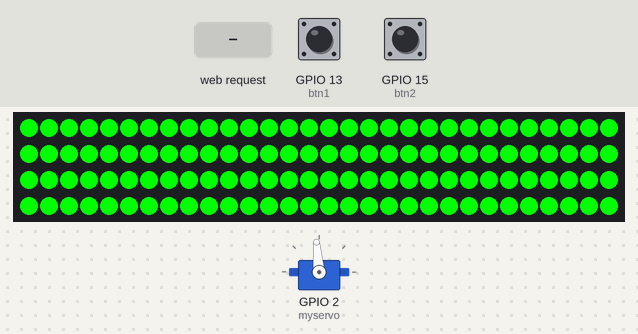
The sketch below on a simulated ESP8266 (NodeMCU). Shown: servo, 120 RGB LEDs in strip order, left to right, continuing on the next row. The test bench sets the inputs (shaded band); at power-on: GPIO 13 (btn1) LOW, GPIO 15 (btn2) LOW. WiFi joins after 1.5 s; servers stay silent unless stated; what the sketch prints to the serial monitor is not drawn.

Above: at 1.6 s.
At 4.7 s:
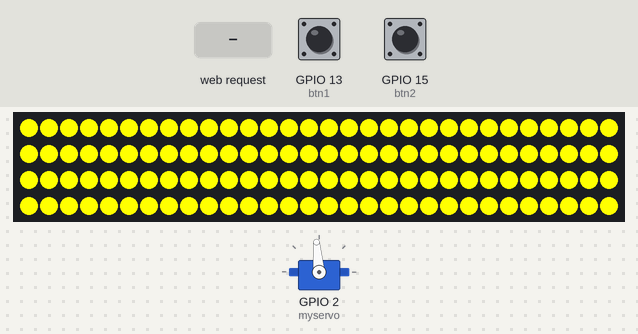
4.8 s: HTTP request GET /Ping received
At 6.1 s:
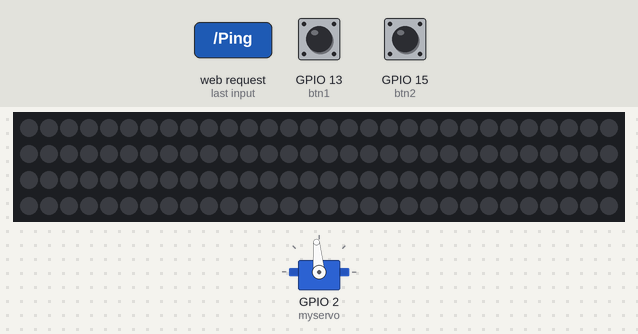
7.8 s: HTTP request GET /Servo received
10.1 s: HTTP request GET /TimeTravel received
Timing chart, 0 to 13.1 s (numbered marks = the images above; inputs shaded):
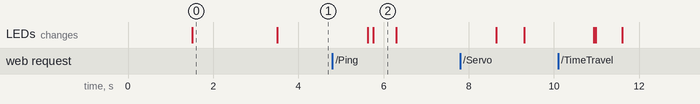

Measured:
- after the input at 4.8 s, the LEDs: first change after 0.83 s (image 2 shows a later state)
- what the display in image 0 shows lasts 2.0 s, from 1.5 s to 3.5 s
- what the display in image 2 shows lasts 0.5 s, from 5.8 s to 6.3 s

The sketch:

TimeMachine_Wifi.ino
```cpp
#include <ESP8266WiFi.h>
#include <WiFiClient.h>
#include <FastLED.h>
#include <Servo.h>

#define btn1 13   //D0
#define btn2 15   //D1

//LED Values
#define NUM_LEDS 120
#define DATA_PIN 14    //D5
#define CLOCK_PIN 12   //D6
CRGB leds[NUM_LEDS];

//WaitingEffect Values
int ledLeftOn = -1;
int ledLeftOff = 0;
int ledRightOn = 121;
int ledRightOff = 120;
int ledWaveWidth = 7;
float roundTime = 15;

//Timetravel values
bool timeTravelActivated = false;
String ledTravelDirection = "up";
float timeTravelStartTime = 0;

CRGB waveColor = CRGB(225, 100, 0);
CRGB waveColorBack = CRGB(0, 0, 0);

float lastHitTime = 0;

//ConfimConnected values
int fadeSpeed = 5;
int fadeValue = 0;
int fadeIncreasing = true;
int confirmEffectProgressionCounter = 0;
bool confirmEffectComplete = false;
float lastTimeSinceHit = 0;


/*
   WIFI VALUES
*/
const char* ssid = "Martin Router King";
const char* password = "password";
const int port = 26;

int pingReturnValue = 0;
int requestDisconnect = 0; //Set to 1 to initiate controlled disconnect
bool clientDisconnectNotify = true;

WiFiServer server(port);
WiFiClient client;

/*
   BUTTON VALUES
*/
int btn1Value;
int btn2Value;

/*
   Servo
*/
Servo myservo;  // create servo object to control a servo

void setup() {
  pinMode(btn1, INPUT);
  pinMode(btn2, INPUT);
  myservo.attach(2);
  myservo.write(95);
  LEDS.addLeds<APA102, DATA_PIN, CLOCK_PIN, BGR>(leds, NUM_LEDS);

  Serial.begin(74880);
  Serial.println("");


  WiFi.begin(ssid, password);
  Serial.print("Connecting");

  setLights(255, 0, 0);

  while (WiFi.status() != WL_CONNECTED) {
    delay(500);
    Serial.print(".");
  }
  Serial.println("");
  Serial.print("Connected to ");
  Serial.println(ssid);

  Serial.print("IP Address: ");
  Serial.println(WiFi.localIP());

  Serial.print("Port: ");
  Serial.println(port);

  setLights(0, 255, 0);
  delay(2000);
  // setLights(0, 0, 0);

  // Start the TCP server
  server.begin();
}

void loop() {
  // Listen for connecting clients
  client = server.available();

  if (client) {
    Serial.println("");
    Serial.println("Client connected");
    clientDisconnectNotify = false;

    while (client.connected()) {

      //External methods
      ReadBtns();
      LightControl();

      if (client.available() > 0) {
        Serial.print("Data Available:");
        String tempString;
        while (client.available() > 0) {
          char c = client.read();
          tempString += c;
        }
        Serial.println(tempString);

        if (getValue(tempString, ':', 0) == "Ping") {
          pingReturnValue = getValue(tempString, ':', 1).toInt();
        }
        if (getValue(tempString, ':', 0) == "Servo") {
          myservo.write(getValue(tempString, ':', 1).toInt());
        }
        if (getValue(tempString, ':', 0) == "TimeTravel") {
          StartTimeTravel();
        }

      }

      String toPc = "VAL:" + String(btn1Value) + ":" + String(btn2Value) + ":" + "Status_Message" + ":" + String(requestDisconnect) + ":" + pingReturnValue;
      // Send the distance to the client, along with a break to separate our messages
      client.print(toPc);
      client.print('\r');

      if (requestDisconnect == 1) {
        client.stop();
        requestDisconnect = 0;
      }

      // Delay before the next reading
      //delay(10);
    }
  } else {
    if (!clientDisconnectNotify) {
      Serial.println("Client Disconnected");
      clientDisconnectNotify = true;
    }

    setLights(255,255,0);

  }

  if (WiFi.status() != WL_CONNECTED) {
    Serial.println("");
    Serial.print("Wifi disconnected, trying to reconnect");

    while (WiFi.status() != WL_CONNECTED) {
      delay(500);
      Serial.print(".");
    }
    Serial.println(" Wifi reconnect successful");
    Serial.println("");
  }


}

void ReadBtns() {
  btn1Value = digitalRead(btn1);
  btn2Value = digitalRead(btn2);
}

void PrintBtns() {
  Serial.print("b1: "); Serial.print(btn1Value);
  Serial.print(" | b2: "); Serial.println(btn2Value);
}

void LightControl() {
  ConfimConnected();

  if (timeTravelActivated) {
    Lights_Go();
  } else {
    Lights_Wait();
  }
  //Lights_Wait();
  FastLED.show();
}

void StartTimeTravel() {
  timeTravelStartTime = millis();
  timeTravelActivated = true;
}

void ConfimConnected() {


  if (millis() - lastTimeSinceHit > fadeSpeed) {
    lastTimeSinceHit = millis();

    if (btn1Value == 1) {

      //Return if effect is complete
      if (confirmEffectComplete) {
        return;
      }

      //Either increase or decrease the fade value
      if (fadeIncreasing) {
        fadeValue += 5;
      } else {
        fadeValue -= 5;
      }

      //Enforcing lower boundary
      if (fadeValue < 20) {
        fadeValue = 20;
        fadeIncreasing = true;
        fadeSpeed = 5;
      }

      //Enforcing upper boundary
      if (fadeValue > 255) {
        fadeValue = 255;
        fadeIncreasing = false;
        fadeSpeed = 20;
      }

      //Stop the effect when the correct parameters have been met
      if (!fadeIncreasing && fadeValue < 80) {
        confirmEffectComplete = true;
      }

      for (int i = 0; i < NUM_LEDS; i++) {
        leds[i] = CRGB(0, 0, fadeValue);
        waveColorBack = CRGB(0, 0, fadeValue);
      }

      //FastLED.show();

    } else {
      confirmEffectComplete = false;
      fadeValue -= 5;

      if (fadeValue < 0) {
        fadeValue = 0;
      }

      if (fadeIncreasing) {
        return;
      }

      for (int i = 0; i < NUM_LEDS; i++) {
        leds[i] = CRGB(0, 0, fadeValue);
        waveColorBack = CRGB(0, 0, fadeValue);
      }

      if (fadeValue == 0) {
        fadeIncreasing = true;
      }
    }
  }
}

void Lights_Wait() {
  if (btn2Value == 1) {
    waveColor = CRGB(225, 100, 0);
  }
  else {
    waveColor = waveColorBack;
  }

  if (millis() - lastHitTime > roundTime) {
    lastHitTime = millis();

    //Determine which led to turn on
    ledLeftOn++;
    ledRightOn--;

    if (ledLeftOn > 60) {
      ledLeftOn = 0;
    }
    if (ledRightOn < 60) {
      ledRightOn = 120;
    }

    leds[ledLeftOn] = waveColor;
    leds[ledRightOn] = waveColor;

    //Determine which led to turn off
    int controlIntLeft = ledLeftOn - ledWaveWidth;
    int controlIntRight = ledRightOn + ledWaveWidth;

    //Left
    if (controlIntLeft >= 0 && controlIntLeft <= 60) {
      ledLeftOff = controlIntLeft;
      leds[ledLeftOff] = waveColorBack;
    }
    if (controlIntLeft < 0) {
      ledLeftOff = 60 + controlIntLeft;
      leds[ledLeftOff] = waveColorBack;
    }

    //Right
    if (controlIntRight >= 60 && controlIntRight <= 120) {
      ledRightOff = controlIntRight;
      leds[ledRightOff] = waveColorBack;
    }
    if (controlIntRight > 120) {
      ledRightOff = 60 + (controlIntRight - 120);
      leds[ledRightOff] = waveColorBack;
    }

  }
}

void Lights_Go() {

  float timeProgression = millis() - timeTravelStartTime;

  roundTime = map(timeProgression, 0, 10000, 15, 0);

  if (timeProgression > 10000 && timeProgression < 12000) {
    float newFadeValue = map(timeProgression, 10000, 12000, 255, 0);

    for (int i = 0; i < NUM_LEDS; i++) {
      leds[i] = CRGB(0, newFadeValue, 0);
    }
    return;
  }

  if (timeProgression > 12000 && timeProgression < 13000) {
    float newFadeValue = map(timeProgression, 12000, 13000, 0, 80);

    for (int i = 0; i < NUM_LEDS; i++) {
      leds[i] = CRGB(0, 0, newFadeValue);
    }
    return;
  }

  if (timeProgression > 14000) {
    roundTime = 15;
    timeTravelActivated = false;
    return;
  }

  if (millis() - lastHitTime > roundTime) {
    lastHitTime = millis();

    if (ledLeftOn + 1 == 61) {
      ledTravelDirection = "down";

      ledLeftOn = 60 - ledWaveWidth + 1;
      ledRightOn = 60 + ledWaveWidth - 1;
    }
    if (ledLeftOn - 1 == -1) {
      ledTravelDirection = "up";

      ledLeftOn = ledWaveWidth - 1;
      ledRightOn = 120 - ledWaveWidth + 1;
    }

    if (ledTravelDirection == "up") {
      ledLeftOn++;
      ledLeftOff = ledLeftOn - ledWaveWidth;

      ledRightOn--;
      ledRightOff = ledRightOn + ledWaveWidth;

      if (ledRightOff > 119) {
        ledRightOff = 119;
      }
    }

    if (ledTravelDirection == "down") {
      ledLeftOn--;
      ledLeftOff = ledLeftOn + ledWaveWidth;

      ledRightOn++;

      //Stupid code that is stupid

      if (ledRightOn > 119) {
        ledRightOn = 119;
      }

      ledRightOff = ledRightOn - ledWaveWidth;
    }


    leds[ledLeftOn] = waveColor;
    leds[ledLeftOff] = waveColorBack;


    if (ledRightOn > 119 || ledRightOff > 119) {
      Serial.println("Wtf error");
    }

    leds[ledRightOn] = waveColor;
    leds[ledRightOff] = waveColorBack;
  }
}

void setLights(int r, int g, int b) {

  for (int i = 0; i < NUM_LEDS; i++) {
    leds[i] = CRGB(r, g, b);
  }
  FastLED.show();
}


String getValue(String data, char separator, int index)
{
  int found = 0;
  int strIndex[] = { 0, -1 };
  int maxIndex = data.length() - 1;

  for (int i = 0; i <= maxIndex && found <= index; i++) {
    if (data.charAt(i) == separator || i == maxIndex) {
      found++;
      strIndex[0] = strIndex[1] + 1;
      strIndex[1] = (i == maxIndex) ? i + 1 : i;
    }
  }
  return found > index ? data.substring(strIndex[0], strIndex[1]) : "";
}
```
